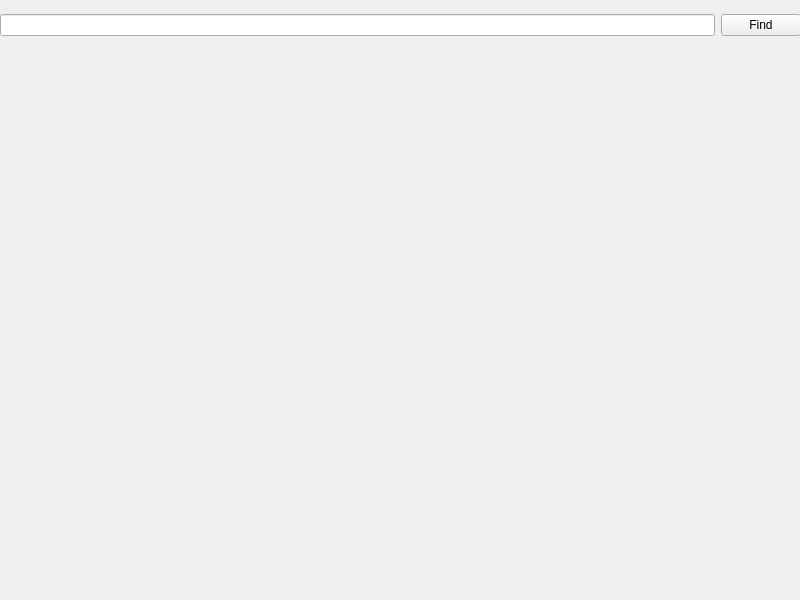
<?xml version="1.0" encoding="UTF-8"?>
<ui version="4.0">
 <class>MainWindow</class>
 <widget class="QMainWindow" name="MainWindow">
  <property name="geometry">
   <rect>
    <x>0</x>
    <y>0</y>
    <width>800</width>
    <height>600</height>
   </rect>
  </property>
  <property name="windowTitle">
   <string>MainWindow</string>
  </property>
  <widget class="QWidget" name="centralwidget">
   <widget class="QWidget" name="horizontalLayoutWidget">
    <property name="geometry">
     <rect>
      <x>0</x>
      <y>0</y>
      <width>801</width>
      <height>51</height>
     </rect>
    </property>
    <layout class="QHBoxLayout" name="horizontalLayout">
     <item>
      <widget class="QLineEdit" name="lineEdit"/>
     </item>
     <item>
      <widget class="QPushButton" name="bttnFind">
       <property name="text">
        <string>Find</string>
       </property>
      </widget>
     </item>
    </layout>
   </widget>
   <widget class="QWidget" name="horizontalLayoutWidget_2">
    <property name="geometry">
     <rect>
      <x>-1</x>
      <y>49</y>
      <width>801</width>
      <height>531</height>
     </rect>
    </property>
    <layout class="QHBoxLayout" name="horizontalLayout_2">
     <item>
      <widget class="QLabel" name="label_1">
       <property name="sizePolicy">
        <sizepolicy hsizetype="Ignored" vsizetype="Ignored">
         <horstretch>0</horstretch>
         <verstretch>0</verstretch>
        </sizepolicy>
       </property>
       <property name="text">
        <string/>
       </property>
       <property name="scaledContents">
        <bool>true</bool>
       </property>
      </widget>
     </item>
     <item>
      <widget class="QLabel" name="label_2">
       <property name="sizePolicy">
        <sizepolicy hsizetype="Ignored" vsizetype="Ignored">
         <horstretch>0</horstretch>
         <verstretch>0</verstretch>
        </sizepolicy>
       </property>
       <property name="text">
        <string/>
       </property>
       <property name="scaledContents">
        <bool>true</bool>
       </property>
      </widget>
     </item>
     <item>
      <widget class="QLabel" name="label_3">
       <property name="sizePolicy">
        <sizepolicy hsizetype="Ignored" vsizetype="Ignored">
         <horstretch>0</horstretch>
         <verstretch>0</verstretch>
        </sizepolicy>
       </property>
       <property name="text">
        <string/>
       </property>
       <property name="scaledContents">
        <bool>true</bool>
       </property>
      </widget>
     </item>
    </layout>
   </widget>
  </widget>
 </widget>
 <resources/>
 <connections/>
</ui>
